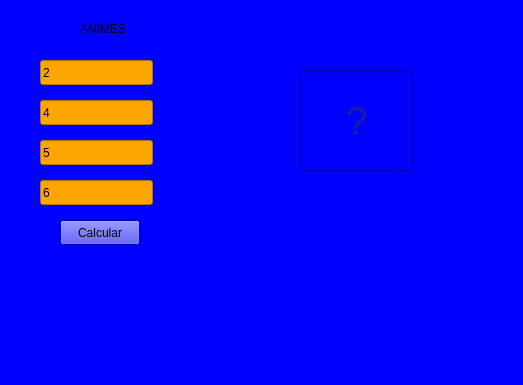
<?xml version="1.0" encoding="UTF-8"?>
<ui version="4.0">
 <class>MainWindow</class>
 <widget class="QMainWindow" name="MainWindow">
  <property name="geometry">
   <rect>
    <x>0</x>
    <y>0</y>
    <width>523</width>
    <height>385</height>
   </rect>
  </property>
  <property name="windowTitle">
   <string>Anime Calc</string>
  </property>
  <property name="windowIcon">
   <iconset>
    <normaloff>../../../Imagens/botart.png</normaloff>../../../Imagens/botart.png</iconset>
  </property>
  <property name="windowOpacity">
   <double>1.000000000000000</double>
  </property>
  <property name="styleSheet">
   <string notr="true">background-color: blue;</string>
  </property>
  <widget class="QWidget" name="centralwidget">
   <widget class="QPushButton" name="Calcular">
    <property name="geometry">
     <rect>
      <x>60</x>
      <y>220</y>
      <width>80</width>
      <height>25</height>
     </rect>
    </property>
    <property name="text">
     <string>Calcular</string>
    </property>
   </widget>
   <widget class="QLineEdit" name="AnimeName">
    <property name="geometry">
     <rect>
      <x>40</x>
      <y>60</y>
      <width>113</width>
      <height>25</height>
     </rect>
    </property>
    <property name="styleSheet">
     <string notr="true">background-color: orange;</string>
    </property>
    <property name="text">
     <string>2</string>
    </property>
    <property name="placeholderText">
     <string>Nome do Anime</string>
    </property>
   </widget>
   <widget class="QLineEdit" name="QuantiaEp">
    <property name="geometry">
     <rect>
      <x>40</x>
      <y>100</y>
      <width>113</width>
      <height>25</height>
     </rect>
    </property>
    <property name="styleSheet">
     <string notr="true">background-color: orange;</string>
    </property>
    <property name="text">
     <string>4</string>
    </property>
    <property name="placeholderText">
     <string>Quantidade-eps</string>
    </property>
   </widget>
   <widget class="QLineEdit" name="Duracao">
    <property name="geometry">
     <rect>
      <x>40</x>
      <y>140</y>
      <width>113</width>
      <height>25</height>
     </rect>
    </property>
    <property name="styleSheet">
     <string notr="true">background-color: orange;</string>
    </property>
    <property name="text">
     <string>5</string>
    </property>
    <property name="placeholderText">
     <string>Duracao</string>
    </property>
   </widget>
   <widget class="QLineEdit" name="Resumo">
    <property name="geometry">
     <rect>
      <x>40</x>
      <y>180</y>
      <width>113</width>
      <height>25</height>
     </rect>
    </property>
    <property name="styleSheet">
     <string notr="true">background-color: orange;</string>
    </property>
    <property name="text">
     <string>6</string>
    </property>
    <property name="placeholderText">
     <string>resumo se houver</string>
    </property>
   </widget>
   <widget class="QLineEdit" name="Resultado">
    <property name="geometry">
     <rect>
      <x>300</x>
      <y>70</y>
      <width>113</width>
      <height>101</height>
     </rect>
    </property>
    <property name="styleSheet">
     <string notr="true">color: rgb(54,56,76); font-size: 40px;</string>
    </property>
    <property name="text">
     <string/>
    </property>
    <property name="alignment">
     <set>Qt::AlignCenter</set>
    </property>
    <property name="placeholderText">
     <string>?</string>
    </property>
   </widget>
   <widget class="QLabel" name="label">
    <property name="geometry">
     <rect>
      <x>80</x>
      <y>20</y>
      <width>54</width>
      <height>17</height>
     </rect>
    </property>
    <property name="text">
     <string>ANIMES</string>
    </property>
   </widget>
  </widget>
 </widget>
 <resources/>
 <connections/>
</ui>
